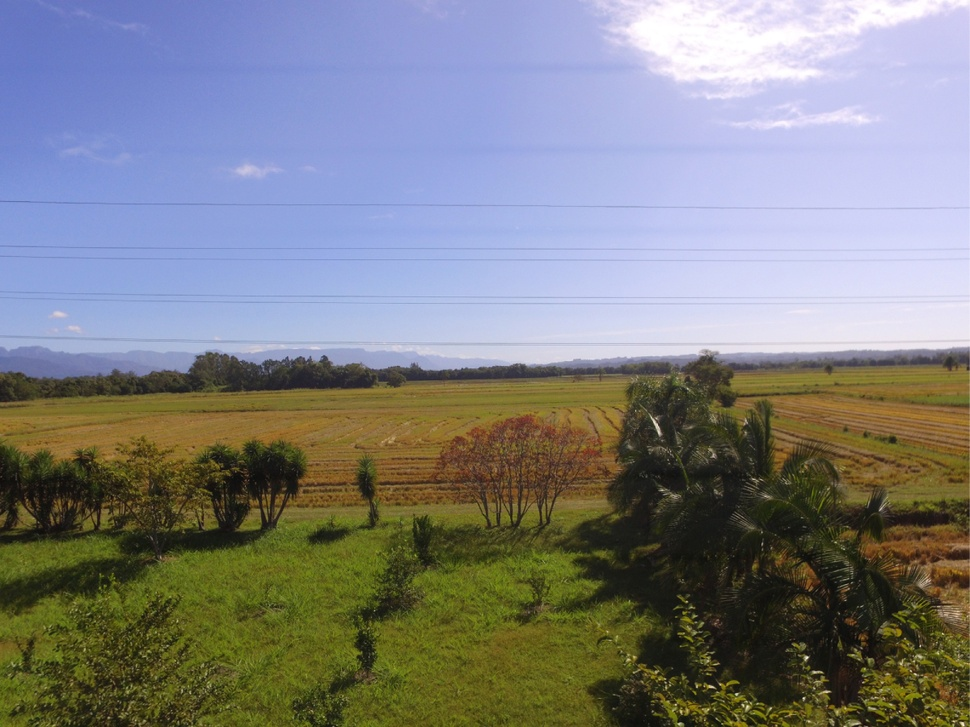
#> input picture OpenCv_algoritmos/Convolução/referencia.jpg, 970 x 727 px, shrunk from 1200 x 900 before the run
$ python convolucoesCanny.py
#> lines starting #> are read from the running program, lines starting #| are printed output that depends on the picture
#> further down, input_image is the input picture: PIL image 970x727 RGB; mean R, G, B 126.6, 128.5, 130.4
#> `output_image = Image.new("RGB", input_image.size)`: output_image: PIL image 970x727 RGB; every value is 0
from math import sqrt, atan2, pi
import numpy as np

def canny_edge_detector(input_image):
    input_pixels = input_image.load()
    width = input_image.width
#> width = 970
    height = input_image.height
#> height = 727

    # Transform the image to grayscale
    grayscaled = compute_grayscale(input_pixels, width, height)
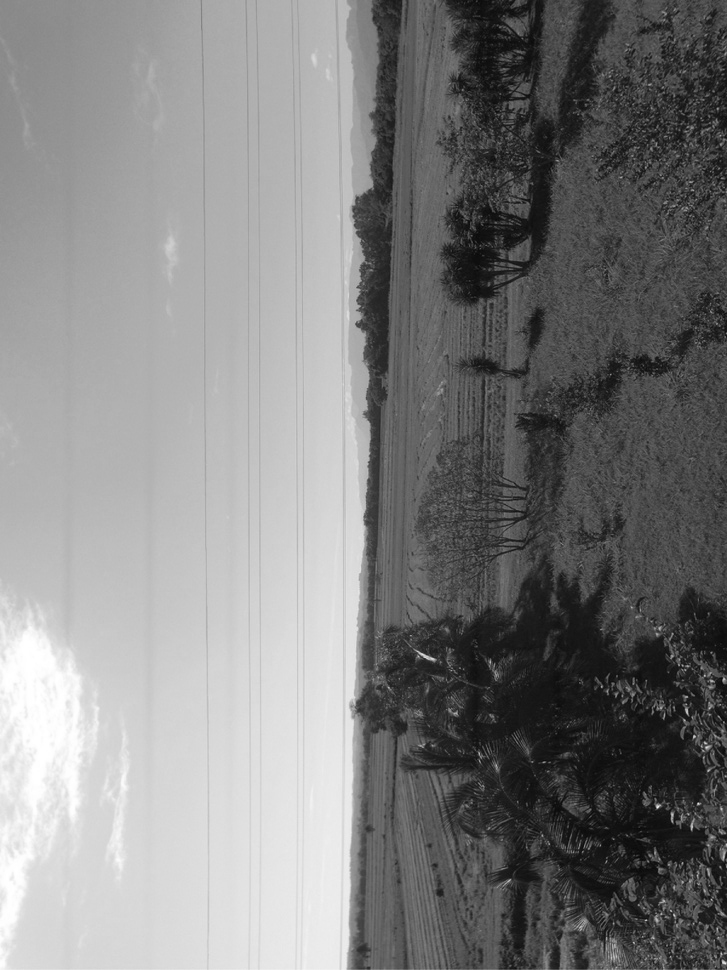
#> grayscaled: shape (970, 727) float64; min 7.67, max 255, mean 128.5

    # Blur it to remove noise
    blurred = compute_blur(grayscaled, width, height)
#> in compute_blur, `offset = len(kernel) // 2`: offset = 2

    # Compute the gradient
    gradient, direction = compute_gradient(blurred, width, height)
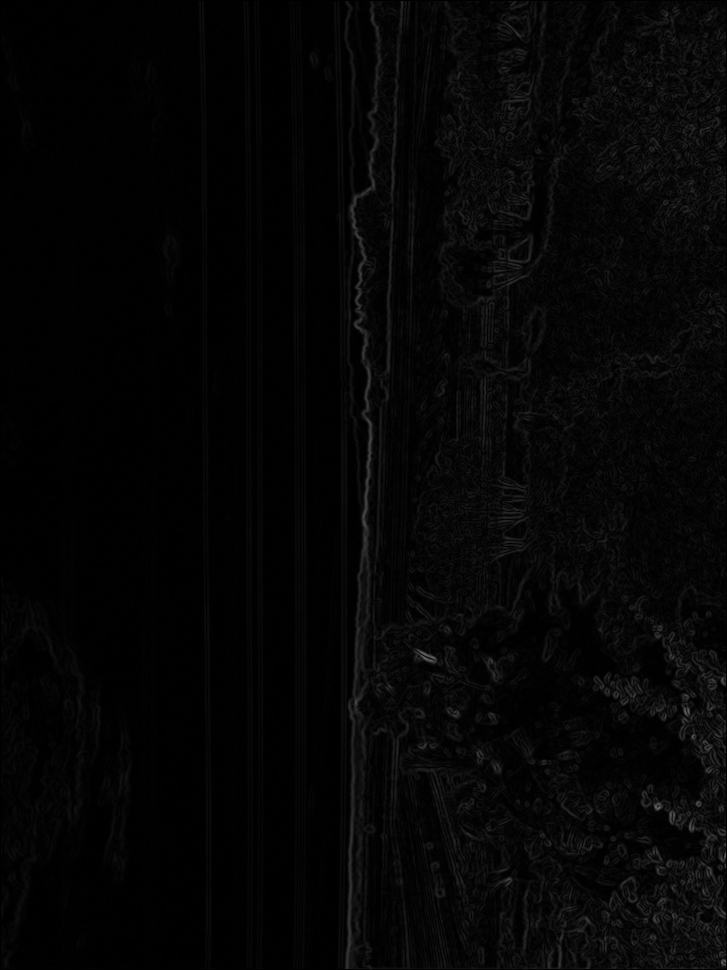
#> gradient: shape (970, 727) float64; min 0, max 105.1, mean 5.4
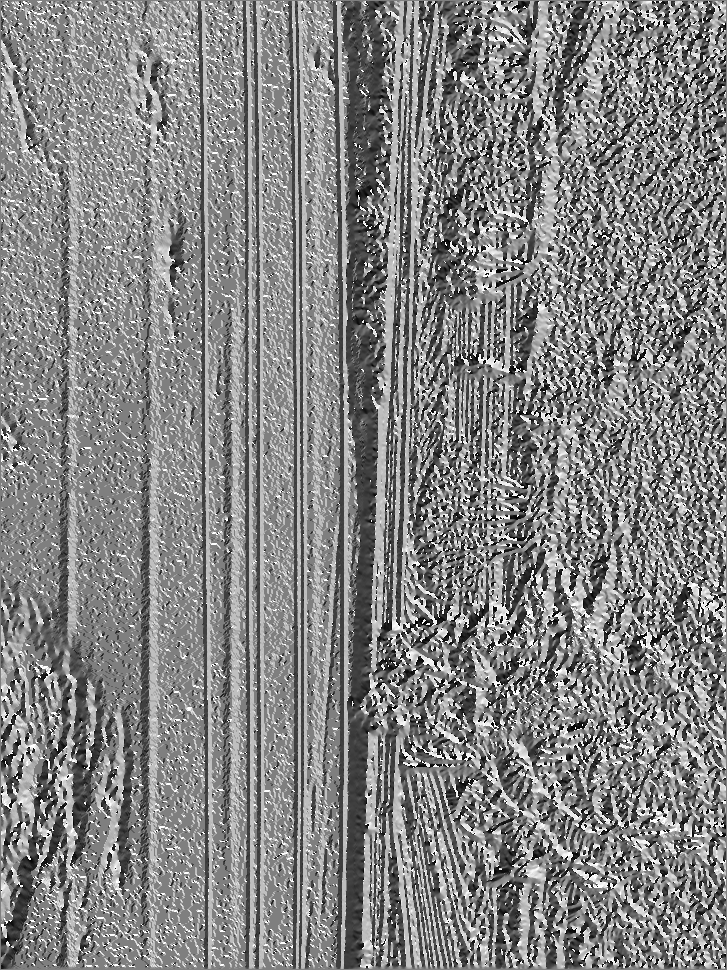
#> direction: shape (970, 727) float64; min -3.12, max 3.14, mean 0.122; drawn with min black and max white

    # Non-maximum suppression
    filter_out_non_maximum(gradient, direction, width, height)

    # Filter out some edges
    keep = filter_strong_edges(gradient, width, height, 3, 10)

    return keep


def compute_grayscale(input_pixels, width, height):
    grayscale = np.empty((width, height))
    for x in range(width):
        for y in range(height):
            pixel = input_pixels[x, y]
            grayscale[x, y] = (pixel[0] + pixel[1] + pixel[2]) / 3
    return grayscale


def compute_blur(input_pixels, width, height):
    # Keep coordinate inside image
    clip = lambda x, l, u: l if x < l else u if x > u else x

    # Gaussian kernel
    kernel = np.array([
        [1 / 256,  4 / 256,  6 / 256,  4 / 256, 1 / 256],
        [4 / 256, 16 / 256, 24 / 256, 16 / 256, 4 / 256],
        [6 / 256, 24 / 256, 36 / 256, 24 / 256, 6 / 256],
        [4 / 256, 16 / 256, 24 / 256, 16 / 256, 4 / 256],
        [1 / 256,  4 / 256,  6 / 256,  4 / 256, 1 / 256]
    ])

    # Middle of the kernel
    offset = len(kernel) // 2

    # Compute the blurred image
    blurred = np.empty((width, height))
    for x in range(width):
        for y in range(height):
            acc = 0
            for a in range(len(kernel)):
                for b in range(len(kernel)):
                    xn = clip(x + a - offset, 0, width - 1)
                    yn = clip(y + b - offset, 0, height - 1)
                    acc += input_pixels[xn, yn] * kernel[a, b]
            blurred[x, y] = int(acc)
    return blurred


def compute_gradient(input_pixels, width, height):
    gradient = np.zeros((width, height))
    direction = np.zeros((width, height))
    for x in range(width):
        for y in range(height):
            if 0 < x < width - 1 and 0 < y < height - 1:
                magx = input_pixels[x + 1, y] - input_pixels[x - 1, y]
                magy = input_pixels[x, y + 1] - input_pixels[x, y - 1]
                gradient[x, y] = sqrt(magx**2 + magy**2)
                direction[x, y] = atan2(magy, magx)
    return gradient, direction


def filter_out_non_maximum(gradient, direction, width, height):
    for x in range(1, width - 1):
        for y in range(1, height - 1):
            angle = direction[x, y] if direction[x, y] >= 0 else direction[x, y] + pi
            rangle = round(angle / (pi / 4))
            mag = gradient[x, y]
            if ((rangle == 0 or rangle == 4) and (gradient[x - 1, y] > mag or gradient[x + 1, y] > mag)
                    or (rangle == 1 and (gradient[x - 1, y - 1] > mag or gradient[x + 1, y + 1] > mag))
                    or (rangle == 2 and (gradient[x, y - 1] > mag or gradient[x, y + 1] > mag))
                    or (rangle == 3 and (gradient[x + 1, y - 1] > mag or gradient[x - 1, y + 1] > mag))):
                gradient[x, y] = 0


def filter_strong_edges(gradient, width, height, low, high):
    # Keep strong edges
    keep = set()
#> keep = 0 items
    for x in range(width):
        for y in range(height):
            if gradient[x, y] > high:
                keep.add((x, y))

    # Keep weak edges next to a pixel to keep
    lastiter = keep
#> lastiter = 64035 items
    while lastiter:
        newkeep = set()
        for x, y in lastiter:
            for a, b in ((-1, -1), (-1, 0), (-1, 1), (0, -1), (0, 1), (1, -1), (1, 0), (1, 1)):
                if gradient[x + a, y + b] > low and (x+a, y+b) not in keep:
                    newkeep.add((x+a, y+b))
        keep.update(newkeep)
        lastiter = newkeep

    return list(keep)


if __name__ == "__main__":
    from PIL import Image, ImageDraw
    input_image = Image.open("referencia.jpg")
    output_image = Image.new("RGB", input_image.size)
    draw = ImageDraw.Draw(output_image)
    for x, y in canny_edge_detector(input_image):
#> in canny_edge_detector, `keep = filter_strong_edges(gradient, width, height, 3, 10)`: keep = 136875 items
        draw.point((x, y), (255, 255, 255))
#> this loop made 136875 passes
    output_image.save("img_canny.jpg")
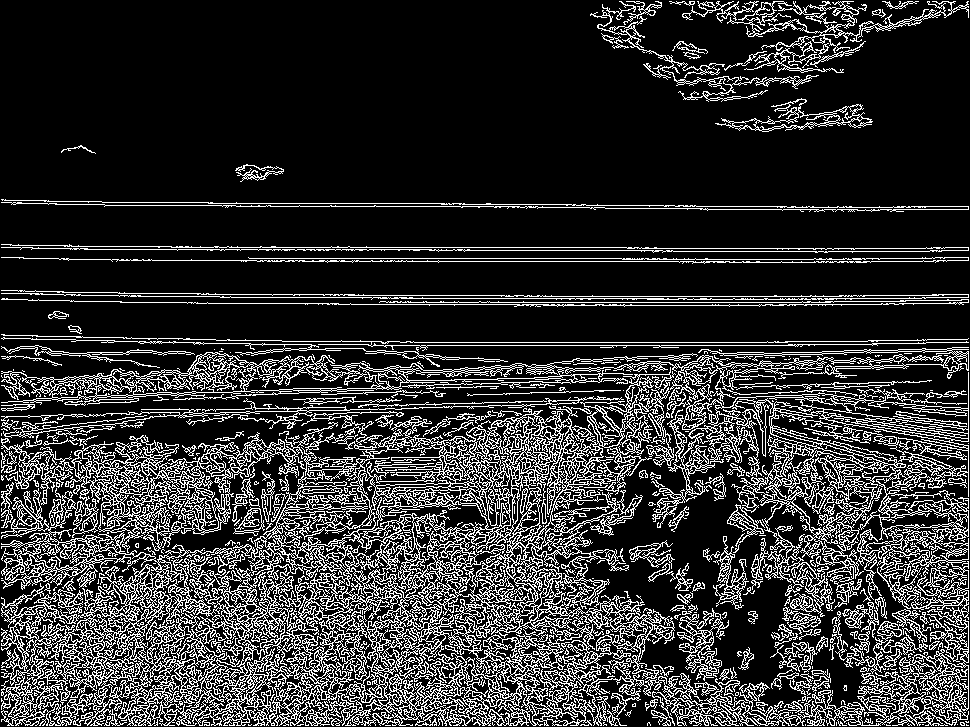
#> saved as img_canny.jpg: PIL image 970x727 RGB; 19.4% white in thin lines or dots
